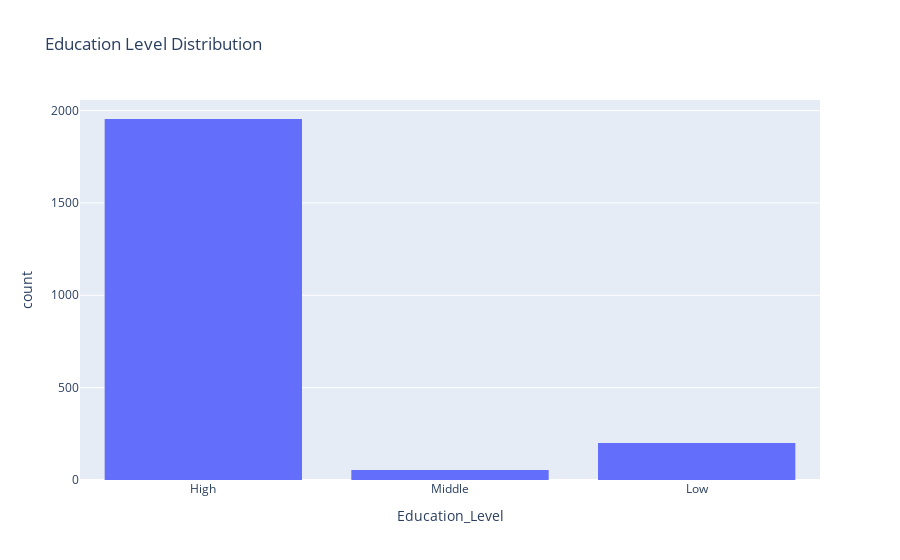

The cell this chart's notebook holds for it:
### Markdown cell above
The  plot shows the distribution of customers based on their education level, which can be useful in understanding the level of education and potentially the level of income of the customers

### Code cell
# Education Level Distribution
fig3 = px.histogram(df, x='Education_Level', nbins=5, title="Education Level Distribution")
fig3.show()

### Figure 1 — Plotly figure (JSON) as saved in the notebook; plotly's stock layout.template omitted (floating-point values rounded to 4 significant figures; data arrays with more than 128 entries replaced by an {"elided": "..."} marker saying what was removed)
{"data": [{"alignmentgroup": "True", "bingroup": "x", "hovertemplate": "Education_Level=%{x}<br>count=%{y}<extra></extra>", "legendgroup": "", "marker": {"color": "#636efa", "pattern": {"shape": ""}}, "name": "", "nbinsx": 5, "offsetgroup": "", "orientation": "v", "showlegend": false, "type": "histogram", "x": {"elided": "2208 str values"}, "xaxis": "x", "yaxis": "y"}], "layout": {"barmode": "relative", "legend": {"tracegroupgap": 0}, "title": {"text": "Education Level Distribution"}, "xaxis": {"anchor": "y", "domain": [0, 1], "title": {"text": "Education_Level"}}, "yaxis": {"anchor": "x", "domain": [0, 1], "title": {"text": "count"}}}}
